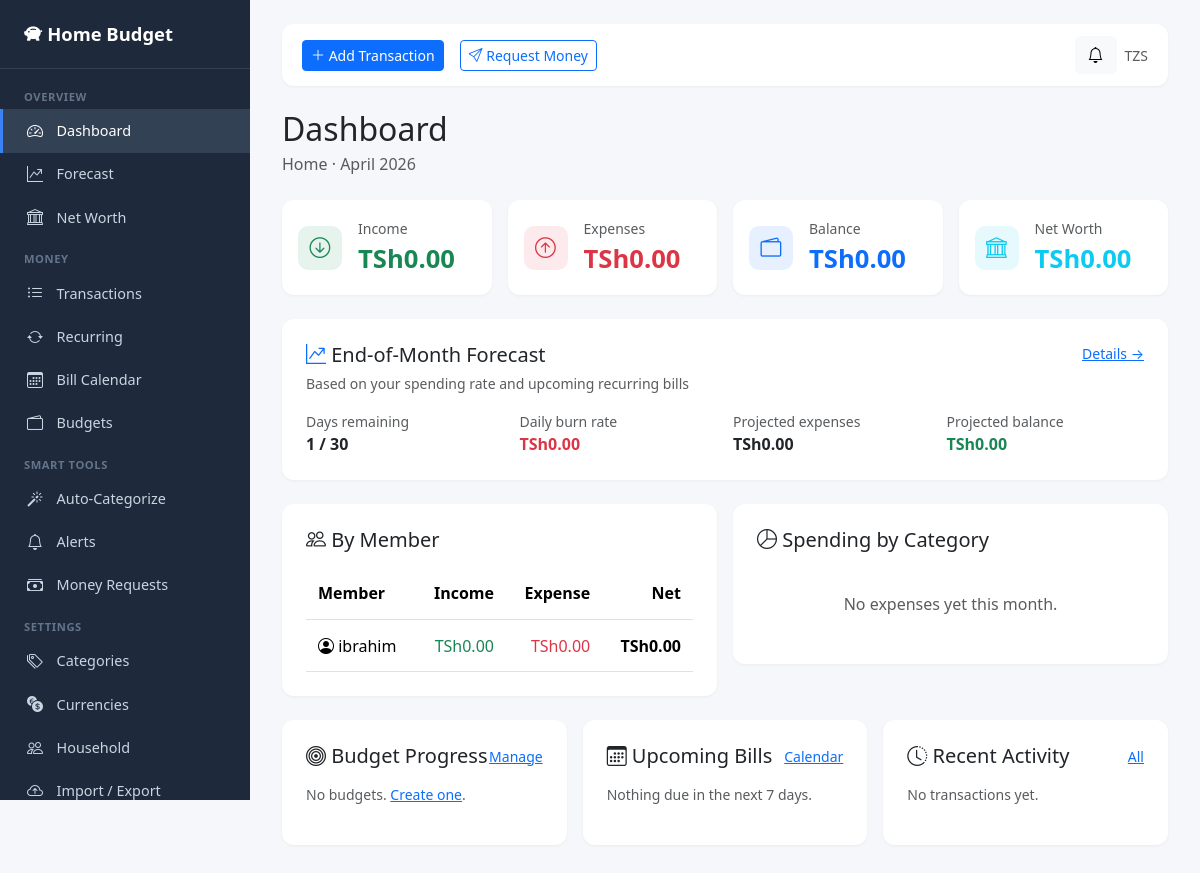
The app's page / (signed in) with its own data.
### budget_app/models.py (models this page shows, shortened)
class Currency(models.Model):
    code = models.CharField(max_length=5, unique=True, help_text="e.g. USD, TZS, EUR")
    name = models.CharField(max_length=50)
    symbol = models.CharField(max_length=5, default='$')
    class Meta:
        verbose_name_plural = 'Currencies'
        ordering = ['code']

class Household(models.Model):
    name = models.CharField(max_length=100)
    members = models.ManyToManyField(User, related_name='households')
    base_currency = models.ForeignKey(
        Currency, on_delete=models.PROTECT, null=True, blank=True,
        related_name='households_base'
    )
    created_at = models.DateTimeField(auto_now_add=True)
    @property
    def currency_symbol(self):
        return self.base_currency.symbol if self.base_currency else '$'
    @property
    def currency_code(self):
        return self.base_currency.code if self.base_currency else 'USD'

### budget_app/views.py (the view)
    def wrapper(request, *args, **kwargs):
        h = get_user_household(request.user)
        if not h:
            return redirect('household_setup')
        return view(request, *args, **kwargs)

### budget_app/templates/budget_app/dashboard.html (shortened to what this page needs)
{% extends 'budget_app/base.html' %}
{% block content %}
<div class="d-flex justify-content-between align-items-center mb-4 flex-wrap gap-2">
    <div>
        <h2 class="mb-1">Dashboard</h2>
        <p class="text-muted mb-0">{{ household.name }} &middot; {{ month_label }}</p>
    </div>
</div>
<div class="row g-3 mb-4">
    <div class="col-md-3 col-sm-6">
        <div class="card stat-card p-3">
            <div class="d-flex align-items-center">
                <div class="stat-icon bg-success bg-opacity-10 text-success me-3">
                    <i class="bi bi-arrow-down-circle"></i>
                </div>
                <div>
                    <small class="text-muted">Income</small>
                    <div class="stat-value text-success">{{ currency_symbol }}{{ total_income|floatformat:2 }}</div>
                </div>
            </div>
        </div>
    </div>
    <div class="col-md-3 col-sm-6">
        <div class="card stat-card p-3">
            <div class="d-flex align-items-center">
                <div class="stat-icon bg-danger bg-opacity-10 text-danger me-3">
                    <i class="bi bi-arrow-up-circle"></i>
                </div>
                <div>
                    <small class="text-muted">Expenses</small>
                    <div class="stat-value text-danger">{{ currency_symbol }}{{ total_expense|floatformat:2 }}</div>
                </div>
            </div>
        </div>
    </div>
    <div class="col-md-3 col-sm-6">
        <div class="card stat-card p-3">
            <div class="d-flex align-items-center">
                <div class="stat-icon bg-primary bg-opacity-10 text-primary me-3">
                    <i class="bi bi-wallet2"></i>
                </div>
                <div>
                    <small class="text-muted">Balance</small>
                    <div class="stat-value {% if balance < 0 %}text-danger{% else %}text-primary{% endif %}">
                        {{ currency_symbol }}{{ balance|floatformat:2 }}
                    </div>
                </div>
            </div>
        </div>
    </div>
    <div class="col-md-3 col-sm-6">
        <div class="card stat-card p-3">
            <div class="d-flex align-items-center">
                <div class="stat-icon bg-info bg-opacity-10 text-info me-3">
                    <i class="bi bi-bank"></i>
                </div>
                <div>
                    <small class="text-muted">Net Worth</small>
                    <div class="stat-value {% if networth.net_worth < 0 %}text-danger{% else %}text-info{% endif %}">
                        {{ currency_symbol }}{{ networth.net_worth|floatformat:2 }}
                    </div>
                </div>
            </div>
        </div>
    </div>
</div>
<div class="card p-4 mb-4">
    <div class="d-flex justify-content-between align-items-start flex-wrap gap-2 mb-3">
        <div>
            <h5 class="mb-1"><i class="bi bi-graph-up-arrow text-primary"></i> End-of-Month Forecast</h5>
            <small class="text-muted">Based on your spending rate and upcoming recurring bills</small>
        </div>
        <a href="{% url 'forecast' %}" class="small">Details &rarr;</a>
    </div>
    <div class="row g-3">
        <div class="col-md-3 col-6">
            <small class="text-muted d-block">Days remaining</small>
            <strong>{{ forecast.days_remaining }} / {{ forecast.days_total }}</strong>
        </div>
        <div class="col-md-3 col-6">
            <small class="text-muted d-block">Daily burn rate</small>
            <strong class="text-danger">{{ currency_symbol }}{{ forecast.daily_burn|floatformat:2 }}</strong>
        </div>
        <div class="col-md-3 col-6">
            <small class="text-muted d-block">Projected expenses</small>
            <strong>{{ currency_symbol }}{{ forecast.projected_expense|floatformat:2 }}</strong>
        </div>
        <div class="col-md-3 col-6">
            <small class="text-muted d-block">Projected balance</small>
            <strong class="{% if forecast.projected_balance < 0 %}text-danger{% else %}text-success{% endif %}">
                {{ currency_symbol }}{{ forecast.projected_balance|floatformat:2 }}
            </strong>
        </div>
    </div>
</div>
<div class="row g-3 mb-4">
    <div class="col-lg-6">
        <div class="card p-4">
            <h5 class="mb-3"><i class="bi bi-people"></i> By Member</h5>
            <div class="table-responsive">
                <table class="table mb-0">
                    <thead>
                        <tr>
                            <th>Member</th>
                            <th class="text-end">Income</th>
                            <th class="text-end">Expense</th>
                            <th class="text-end">Net</th>
                        </tr>
                    </thead>
                    <tbody>
                        {% for m in members_data %}
                        <tr>
                            <td><i class="bi bi-person-circle"></i> {{ m.user.username }}</td>
                            <td class="text-end text-success">{{ currency_symbol }}{{ m.income|floatformat:2 }}</td>
                            <td class="text-end text-danger">{{ currency_symbol }}{{ m.expense|floatformat:2 }}</td>
                            <td class="text-end fw-bold {% if m.net < 0 %}text-danger{% endif %}">{{ currency_symbol }}{{ m.net|floatformat:2 }}</td>
                        </tr>
                        {% endfor %}
                    </tbody>
                </table>
            </div>
        </div>
    </div>
    <div class="col-lg-6">
        <div class="card p-4">
            <h5 class="mb-3"><i class="bi bi-pie-chart"></i> Spending by Category</h5>
            {% if category_breakdown %}
                <canvas id="categoryChart" height="220"></canvas>
            {% else %}
                <p class="text-muted text-center my-4">No expenses yet this month.</p>
            {% endif %}
        </div>
    </div>
</div>
<div class="row g-3">
    <div class="col-lg-4">
        <div class="card p-4 h-100">
            <div class="d-flex justify-content-between align-items-center mb-3">
                <h5 class="mb-0"><i class="bi bi-bullseye"></i> Budget Progress</h5>
                <a href="{% url 'budget_list' %}" class="small">Manage</a>
            </div>
            {% for bp in budget_progress %}
            <div class="mb-3">
                <div class="d-flex justify-content-between mb-1">
                    <span><span class="badge" style="background-color: {{ bp.category.color }}">&nbsp;</span> {{ bp.category.name }}</span>
                    <small>{{ currency_symbol }}{{ bp.spent|floatformat:0 }} / {{ currency_symbol }}{{ bp.limit|floatformat:0 }}</small>
                </div>
                <div class="progress">
                    <div class="progress-bar {% if bp.over %}bg-danger{% elif bp.pct > 75 %}bg-warning{% else %}bg-success{% endif %}"
                         style="width: {{ bp.pct }}%"></div>
                </div>
            </div>
            {% empty %}
            <p class="text-muted small">No budgets. <a href="{% url 'budget_create' %}">Create one</a>.</p>
            {% endfor %}
        </div>
    </div>
    <div class="col-lg-4">
        <div class="card p-4 h-100">
            <div class="d-flex justify-content-between align-items-center mb-3">
                <h5 class="mb-0"><i class="bi bi-calendar3"></i> Upcoming Bills</h5>
                <a href="{% url 'bill_calendar' %}" class="small">Calendar</a>
            </div>
            {% for r in upcoming %}
            <div class="d-flex justify-content-between align-items-center py-2 border-bottom">
                <div>
                    <strong>{{ r.name }}</strong>
                    <div class="small text-muted">
                        {{ r.next_due_date|date:"M d" }}
                        {% if r.days_until_due == 0 %}<span class="badge bg-danger ms-1">Today</span>
                        {% elif r.days_until_due == 1 %}<span class="badge bg-warning text-dark ms-1">Tomorrow</span>
                        {% else %}<span class="text-muted ms-1">in {{ r.days_until_due }}d</span>{% endif %}
                    </div>
                </div>
                <span class="fw-bold {% if r.transaction_type == 'income' %}text-success{% else %}text-danger{% endif %}">
                    {{ currency_symbol }}{{ r.amount|floatformat:0 }}
                </span>
            </div>
            {% empty %}
            <p class="text-muted small">Nothing due in the next 7 days.</p>
            {% endfor %}
        </div>
    </div>
    <div class="col-lg-4">
        <div class="card p-4 h-100">
            <div class="d-flex justify-content-between align-items-center mb-3">
                <h5 class="mb-0"><i class="bi bi-clock-history"></i> Recent Activity</h5>
                <a href="{% url 'transaction_list' %}" class="small">All</a>
            </div>
            {% for t in recent %}
            <div class="d-flex justify-content-between align-items-center py-2 border-bottom">
                <div class="text-truncate" style="max-width: 65%;">
                    <strong class="text-truncate d-block">{{ t.description|default:t.payee|default:t.category.name|default:"—" }}</strong>
                    <div class="small text-muted">
                        {{ t.user.username }} &middot; {{ t.date|date:"M d" }}
                    </div>
                </div>
                <span class="{% if t.transaction_type == 'income' %}text-success{% else %}text-danger{% endif %} fw-bold small">
                    {% if t.transaction_type == 'income' %}+{% else %}-{% endif %}{{ currency_symbol }}{{ t.amount|floatformat:2 }}
                </span>
            </div>
            {% empty %}
            <p class="text-muted small">No transactions yet.</p>
            {% endfor %}
        </div>
    </div>
</div>
{% endblock %}

### budget_app/templates/budget_app/base.html (shortened to what this page needs)
{% load static %}
<!DOCTYPE html>
<html lang="en">
<head>
    <link href="https://cdn.jsdelivr.net/npm/bootstrap@5.3.2/dist/css/bootstrap.min.css" rel="stylesheet">
    <link href="https://cdn.jsdelivr.net/npm/bootstrap-icons@1.11.1/font/bootstrap-icons.css" rel="stylesheet">
</head>
<body>
{% if user.is_authenticated and current_household %}
<aside class="sidebar d-flex flex-column" id="sidebar">
    <a href="{% url 'dashboard' %}" class="sidebar-brand text-decoration-none">
        <i class="bi bi-piggy-bank-fill"></i> Home Budget
    </a>
    <nav class="flex-grow-1 py-2">
        <div class="sidebar-section">Overview</div>
        <a href="{% url 'dashboard' %}" class="sidebar-link {% if request.resolver_match.url_name == 'dashboard' %}active{% endif %}">
            <i class="bi bi-speedometer2"></i> Dashboard
        </a>
        <a href="{% url 'forecast' %}" class="sidebar-link {% if request.resolver_match.url_name == 'forecast' %}active{% endif %}">
            <i class="bi bi-graph-up-arrow"></i> Forecast
        </a>
        <a href="{% url 'networth' %}" class="sidebar-link {% if request.resolver_match.url_name == 'networth' %}active{% endif %}">
            <i class="bi bi-bank"></i> Net Worth
        </a>
        <div class="sidebar-section">Money</div>
        <a href="{% url 'transaction_list' %}" class="sidebar-link {% if 'transaction' in request.resolver_match.url_name %}active{% endif %}">
            <i class="bi bi-list-ul"></i> Transactions
        </a>
        <a href="{% url 'recurring_list' %}" class="sidebar-link {% if 'recurring' in request.resolver_match.url_name %}active{% endif %}">
            <i class="bi bi-arrow-repeat"></i> Recurring
        </a>
        <a href="{% url 'bill_calendar' %}" class="sidebar-link {% if request.resolver_match.url_name == 'bill_calendar' %}active{% endif %}">
            <i class="bi bi-calendar3"></i> Bill Calendar
        </a>
        <a href="{% url 'budget_list' %}" class="sidebar-link {% if 'budget' in request.resolver_match.url_name %}active{% endif %}">
            <i class="bi bi-wallet2"></i> Budgets
        </a>
        <div class="sidebar-section">Smart Tools</div>
        <a href="{% url 'rule_list' %}" class="sidebar-link {% if 'rule' in request.resolver_match.url_name %}active{% endif %}">
            <i class="bi bi-magic"></i> Auto-Categorize
        </a>
        <a href="{% url 'alert_list' %}" class="sidebar-link {% if 'alert' in request.resolver_match.url_name %}active{% endif %}">
            <i class="bi bi-bell"></i> Alerts
        </a>
        <a href="{% url 'request_list' %}" class="sidebar-link {% if 'request' in request.resolver_match.url_name %}active{% endif %}">
            <i class="bi bi-cash-stack"></i> Money Requests
        </a>
        <div class="sidebar-section">Settings</div>
        <a href="{% url 'category_list' %}" class="sidebar-link {% if 'category' in request.resolver_match.url_name %}active{% endif %}">
            <i class="bi bi-tags"></i> Categories
        </a>
        <a href="{% url 'currency_list' %}" class="sidebar-link {% if 'currency' in request.resolver_match.url_name or 'rate' in request.resolver_match.url_name %}active{% endif %}">
            <i class="bi bi-currency-exchange"></i> Currencies
        </a>
        <a href="{% url 'household_settings' %}" class="sidebar-link {% if 'household' in request.resolver_match.url_name %}active{% endif %}">
            <i class="bi bi-people"></i> Household
        </a>
        <a href="{% url 'import_csv' %}" class="sidebar-link {% if request.resolver_match.url_name == 'import_csv' %}active{% endif %}">
            <i class="bi bi-cloud-arrow-up"></i> Import / Export
        </a>
    </nav>
</aside>
{% endif %}
<main class="main-content">
    {% if user.is_authenticated and current_household %}
    <div class="topbar">
        <div class="d-flex align-items-center gap-3">
            <a href="{% url 'transaction_create' %}" class="btn btn-primary btn-sm">
                <i class="bi bi-plus-lg"></i> Add Transaction
            </a>
            <a href="{% url 'request_create' %}" class="btn btn-outline-primary btn-sm d-none d-md-inline-block">
                <i class="bi bi-send"></i> Request Money
            </a>
        </div>
        <div class="d-flex align-items-center gap-2">
            <a href="{% url 'alert_list' %}" class="btn btn-light position-relative" title="Alerts">
                <i class="bi bi-bell"></i>
            </a>
            <span class="text-muted small d-none d-md-inline">{{ currency_code }}</span>
        </div>
    </div>
    {% endif %}
    {% block content %}{% endblock %}
</main>
</body>
</html>

### records on screen
Currency: code "TZS", symbol "TSh"
Household: name "Home"

### other values on screen
{{ month_label }} "April 2026"
{{ total_income|floatformat:2 }} "0.00"
{{ total_expense|floatformat:2 }} "0.00"
{{ balance|floatformat:2 }} "0.00"
{{ networth.net_worth|floatformat:2 }} "0.00"
{{ forecast.days_remaining }} "1"
{{ forecast.days_total }} "30"
{{ forecast.daily_burn|floatformat:2 }} "0.00"
{{ forecast.projected_expense|floatformat:2 }} "0.00"
{{ forecast.projected_balance|floatformat:2 }} "0.00"
{{ m.user.username }} "ibrahim"
{{ m.income|floatformat:2 }} "0.00"
{{ m.expense|floatformat:2 }} "0.00"
{{ m.net|floatformat:2 }} "0.00"
